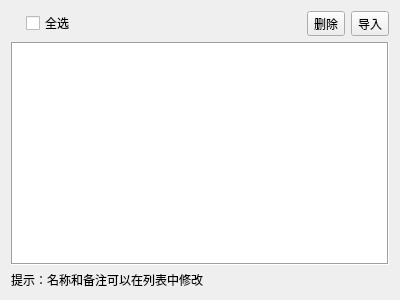
<?xml version="1.0" encoding="UTF-8"?>
<ui version="4.0">
 <class>UserPluginManageForm</class>
 <widget class="QDialog" name="UserPluginManageForm">
  <property name="windowModality">
   <enum>Qt::WindowModality::WindowModal</enum>
  </property>
  <property name="geometry">
   <rect>
    <x>0</x>
    <y>0</y>
    <width>400</width>
    <height>300</height>
   </rect>
  </property>
  <property name="windowTitle">
   <string>管理图元</string>
  </property>
  <layout class="QVBoxLayout" name="verticalLayout">
   <item>
    <layout class="QHBoxLayout" name="horizontalLayout">
     <item>
      <spacer name="horizontalSpacer_2">
       <property name="orientation">
        <enum>Qt::Orientation::Horizontal</enum>
       </property>
       <property name="sizeType">
        <enum>QSizePolicy::Policy::Fixed</enum>
       </property>
       <property name="sizeHint" stdset="0">
        <size>
         <width>15</width>
         <height>20</height>
        </size>
       </property>
      </spacer>
     </item>
     <item>
      <widget class="QCheckBox" name="selectAll">
       <property name="text">
        <string>全选</string>
       </property>
      </widget>
     </item>
     <item>
      <spacer name="horizontalSpacer">
       <property name="orientation">
        <enum>Qt::Orientation::Horizontal</enum>
       </property>
       <property name="sizeHint" stdset="0">
        <size>
         <width>40</width>
         <height>20</height>
        </size>
       </property>
      </spacer>
     </item>
     <item>
      <widget class="QToolButton" name="delBtn">
       <property name="text">
        <string>删除</string>
       </property>
       <property name="icon">
        <iconset theme="QIcon::ThemeIcon::EditDelete"/>
       </property>
       <property name="toolButtonStyle">
        <enum>Qt::ToolButtonStyle::ToolButtonTextBesideIcon</enum>
       </property>
      </widget>
     </item>
     <item>
      <widget class="QToolButton" name="importBtn">
       <property name="text">
        <string>导入</string>
       </property>
       <property name="icon">
        <iconset theme="QIcon::ThemeIcon::GoDown"/>
       </property>
       <property name="toolButtonStyle">
        <enum>Qt::ToolButtonStyle::ToolButtonTextBesideIcon</enum>
       </property>
      </widget>
     </item>
    </layout>
   </item>
   <item>
    <widget class="QTableView" name="tableView">
     <property name="frameShape">
      <enum>QFrame::Shape::Box</enum>
     </property>
    </widget>
   </item>
   <item>
    <widget class="QLabel" name="label">
     <property name="text">
      <string>提示：名称和备注可以在列表中修改</string>
     </property>
    </widget>
   </item>
  </layout>
 </widget>
 <resources/>
 <connections/>
</ui>
